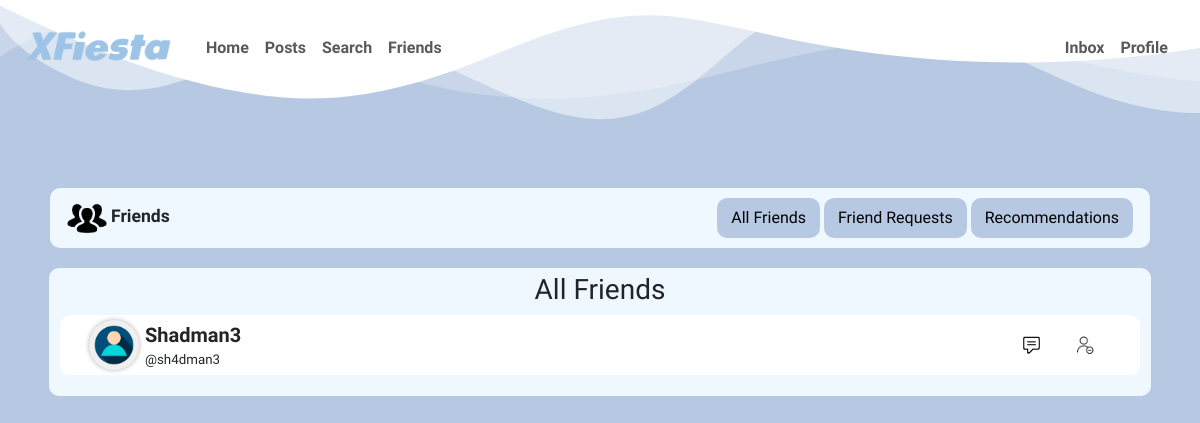
Page /friends (signed in) on the committed database.
### tables this page shows
CREATE TABLE "users" (
    id INTEGER NOT NULL,
    username TEXT NOT NULL,
    fullname TEXT,
    hash TEXT NOT NULL,
    about_me TEXT,
    friends INTEGER DEFAULT 0 NOT NULL,
    posts INTEGER DEFAULT 0 NOT NULL,
    carnival INTEGER DEFAULT 0 NOT NULL,
    creation_time TIMESTAMP NOT NULL,
    pfp_location TEXT NOT NULL DEFAULT 'server_hosted_files/profile_pics/default_profile_pic/user_profile_pic.png',
    timezone_offset INTEGER NOT NULL DEFAULT 0,
    PRIMARY KEY(id)
);

### app.py (the view)
@app.route("/friends")
@login_required
def friends():
    friends = db.execute("SELECT DISTINCT id, username, fullname, pfp_location FROM users WHERE id IN (SELECT user_id2 FROM friends WHERE user_id1 = ? AND friends = 1);", session["user_id"])
    requests = db.execute("SELECT DISTINCT id, username, fullname, pfp_location FROM users WHERE id IN (SELECT user_id2 FROM friends WHERE user_id1 = ? AND friends = 3);", session["user_id"])
    recommendations = db.execute(
        """
        SELECT DISTINCT u.id AS id, u.username AS username, u.fullname AS fullname, u.pfp_location AS pfp_location
        FROM users AS u
        JOIN user_interests ui ON u.id = ui.user_id
        WHERE ui.interest_id IN (SELECT interest_id FROM user_interests WHERE user_id = ?)
        AND u.id != ?
        AND u.id NOT IN (SELECT user_id2 FROM friends WHERE user_id1 = ? AND friends != 0)
        LIMIT 20;
        """
        , session["user_id"], session["user_id"], session["user_id"]
    )
    random.shuffle(recommendations)
    return render_template("friends.html", friends=friends, requests=requests, recommendations=recommendations)

### app.py (called while the page is built)
@app.after_request
def after_request(response):
    response.headers["Cache-Control"] = "no-cache, no-store, must-revalidate"
    response.headers["Expires"] = 0
    response.headers["Pragma"] = "no-cache"
    return response

### helpers.py (called while the page is built)
def login_required(f):
    @wraps(f)
    def decorated_function(*args, **kwargs):
        if session.get("user_id") is None:
            return redirect("/welcome")
        return f(*args, **kwargs)
    return decorated_function

### templates/friends.html (shortened to what this page needs)
{% extends "layout.html" %}
{% block optional_c %}
    <link href="/static/styles/friends.css" rel="stylesheet">
{% endblock %}
{% block main %}
    <div class="container-main">
        <div class="bar">
            <div id="friends-logo" class="logo">
                <div>
                    <img src="/static/images/friends-icon.png" alt="friend-logo" width="40px">
                    <span class="logo-text">Friends</span>
                </div>
            </div>
            <div id="tabs">
                <div>
                    <button id="all_button" class="btn btn-primary btn-prof btn-tab">All Friends</button>
                    <button id="req_button" class="btn btn-primary btn-prof btn-tab">Friend Requests</button>
                    <button id="recom_button" class="btn btn-primary btn-prof btn-tab">Recommendations</button>
                </div>
            </div>
        </div>
        <div class="o-profile" style="margin-top: 2.5vh;">
            <div id="all_tab">
                <h3>All Friends</h3>
                {% if friends %}
                    {% for friend in friends %}
                        <div id="{{ friend['id'] }}" class="friend-box">
                            <div class="friend-info">
                                <a href="/profile/{{ friend['username'] }}"><div class="profile-pic" style="width: 50px; height: 50px;"><img src="{% if friend['pfp_location'] %} /{{ friend['pfp_location'] }} {% else %} /static/images/user_profile_pic.png {% endif %}"></div></a>
                                <div style="margin-left: 0.5vw; text-align: left;">
                                    <div class="name"><a href="/profile/{{ friend['username'] }}" style="text-decoration: none; color: inherit;">{{ friend['fullname'] }}</a></div>
                                    <div class="username"><a href="/profile/{{ friend['username'] }}" style="text-decoration: none; color: inherit;">@{{ friend['username'] }}</a></div>
                                </div>
                            </div>
                            <div class="actions">
                                <a href="/inbox/{{ friend['id'] }}"><button name="chat_button"class="action-button" value="{{ friend['id'] }}" type="button"><img src="/static/images/comments.png" style="width: 50%;"></button></a>
                                <button name="remove_button" class="action-button" value="{{ friend['id'] }}" type="button"><img src="/static/images/remove-friend.png" style="width: 2.5rem; height: auto;"></button>
                            </div>
                        </div>
                    {% endfor %}
                {% else %}
                    You don't seem to have added any friends yet!
                {% endif %}
            </div>
        </div>
    </div>
{% endblock %}

### static/styles/styles.css (style rules this page uses)
body { max-width: 100%; overflow-x: hidden; background-color: #b7c9e2; font-family: 'Work Sans', sans-serif; }
.btn, .btn-primary { background-color: white !important; color: blue; border: 2px solid transparent !important; border-radius: 10px; transition: all 0.5s; }
button img { -webkit-user-drag: none; user-select: none; pointer-events: none; }
.container-main { text-align: center; padding: 20px; margin-top: 10vh; }
.o-profile { margin: 5rem auto; width: 95%; background-color: aliceblue; border: 5px solid transparent; border-radius: 10px; display: flex; flex-direction: column; align-items: center; }
.profile-pic { width: 125px; height: 125px; border: 2px solid transparent; border-radius: 50%; box-shadow: 0 0 5px rgba(0, 0, 0, 0.3); background-color: #f0f0f0; pointer-events: none; overflow: hidden; }
.profile-pic img { width: 100%; height: 100%; object-fit: cover; -webkit-user-drag: none; user-select: none; image-rendering: optimizeQuality; }
.btn-prof { background-color: #b7c9e2 !important; margin-top: 5px; margin-bottom: 5px; color: black !important; }
.name { font-weight: 700; font-size: 1.1rem; }
.username { font-size: 0.8rem; }

### static/styles/friends.css (style rules this page uses)
.bar { background-color: aliceblue; border: 5px solid transparent; border-radius: 10px; margin-left: 2.5vw; margin-right: 2.5vw; display: flex; justify-content: center; }
.friend-box { width: 90vw; margin-left: auto; margin-right: auto; margin-bottom: 2vh; border: 5px solid transparent; border-radius: 10px; background-color: white; display: flex; justify-content: center; transition: 0.25s background-color ease-in-out; }
.friend-info { display: flex; margin-left: 2vw; justify-content: left; width: 80vw; }
.logo { display: flex; width: 30%; margin-left: 1vw; justify-content: left; margin-top: auto; margin-bottom: auto; }
.logo img { -webkit-user-drag: none; user-select: none; pointer-events: none; }
.logo-text { font-size: 1.1rem; font-weight: 700; margin-top: auto; margin-bottom: auto; }
#tabs { display: flex; width: 70%; margin-right: 1vw; justify-content: right; }
.actions { width: 20vw; height: auto; margin-top: auto; margin-bottom: auto; margin-right: 2vw; display: flex; justify-content: right; align-items: center; }
.name { font-size: 20px; font-weight: 700; }
.username { font-size: smaller; }
.action-button { width: 3rem; height: 3rem; border: 0.25px solid white; border-radius: 50%; margin-left: 2.5px; margin-right: 2.5px; overflow: hidden; background-color: white; display: flex; justify-content: center; align-items: center; }
.action-button img { width: 100%; height: 100%; object-position: center; object-fit: contain; -webkit-user-drag: none; user-select: none; }

### rows in the picture
users: pfp_location (picture), fullname "Shadman3", username "sh4dman3", {{ friend['id'] }} 3 (drawn)
